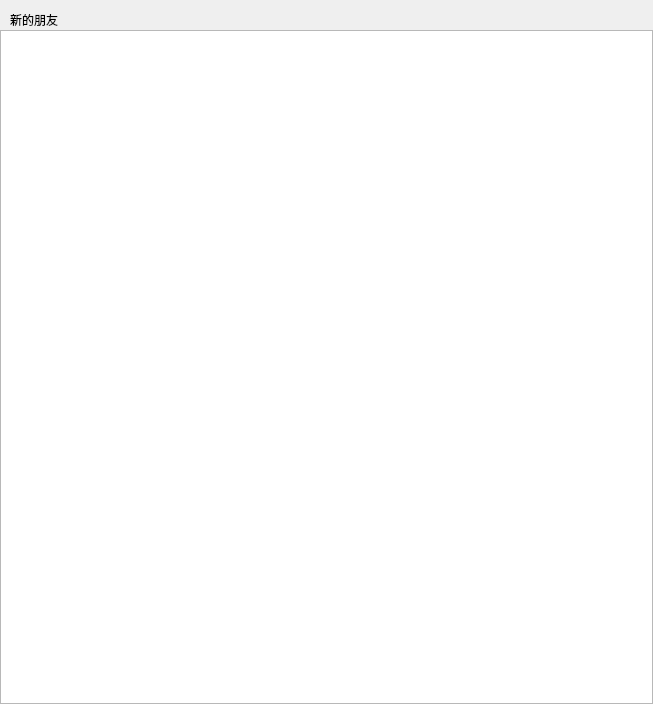
<?xml version="1.0" encoding="UTF-8"?>
<ui version="4.0">
 <class>ApplyFriendPage</class>
 <widget class="QWidget" name="ApplyFriendPage">
  <property name="geometry">
   <rect>
    <x>0</x>
    <y>0</y>
    <width>653</width>
    <height>704</height>
   </rect>
  </property>
  <property name="windowTitle">
   <string>Form</string>
  </property>
  <layout class="QVBoxLayout" name="verticalLayout">
   <property name="spacing">
    <number>0</number>
   </property>
   <property name="leftMargin">
    <number>0</number>
   </property>
   <property name="topMargin">
    <number>10</number>
   </property>
   <property name="rightMargin">
    <number>0</number>
   </property>
   <property name="bottomMargin">
    <number>0</number>
   </property>
   <item>
    <widget class="QWidget" name="friend_apply_wid" native="true">
     <layout class="QHBoxLayout" name="horizontalLayout">
      <property name="spacing">
       <number>0</number>
      </property>
      <property name="leftMargin">
       <number>0</number>
      </property>
      <property name="topMargin">
       <number>0</number>
      </property>
      <property name="rightMargin">
       <number>0</number>
      </property>
      <property name="bottomMargin">
       <number>0</number>
      </property>
      <item>
       <spacer name="horizontalSpacer_2">
        <property name="orientation">
         <enum>Qt::Horizontal</enum>
        </property>
        <property name="sizeType">
         <enum>QSizePolicy::Fixed</enum>
        </property>
        <property name="sizeHint" stdset="0">
         <size>
          <width>10</width>
          <height>20</height>
         </size>
        </property>
       </spacer>
      </item>
      <item>
       <widget class="QLabel" name="friend_apply_lb">
        <property name="maximumSize">
         <size>
          <width>16777215</width>
          <height>40</height>
         </size>
        </property>
        <property name="text">
         <string>新的朋友</string>
        </property>
       </widget>
      </item>
      <item>
       <spacer name="horizontalSpacer">
        <property name="orientation">
         <enum>Qt::Horizontal</enum>
        </property>
        <property name="sizeHint" stdset="0">
         <size>
          <width>568</width>
          <height>20</height>
         </size>
        </property>
       </spacer>
      </item>
     </layout>
    </widget>
   </item>
   <item>
    <widget class="QWidget" name="widget_2" native="true">
     <layout class="QVBoxLayout" name="verticalLayout_2">
      <property name="spacing">
       <number>0</number>
      </property>
      <property name="leftMargin">
       <number>0</number>
      </property>
      <property name="topMargin">
       <number>0</number>
      </property>
      <property name="rightMargin">
       <number>0</number>
      </property>
      <property name="bottomMargin">
       <number>0</number>
      </property>
      <item>
       <widget class="ApplyFriendList" name="apply_friend_list"/>
      </item>
     </layout>
    </widget>
   </item>
  </layout>
 </widget>
 <customwidgets>
  <customwidget>
   <class>ApplyFriendList</class>
   <extends>QListWidget</extends>
   <header location="global">applyfriendlist.h</header>
  </customwidget>
 </customwidgets>
 <resources/>
 <connections/>
</ui>
